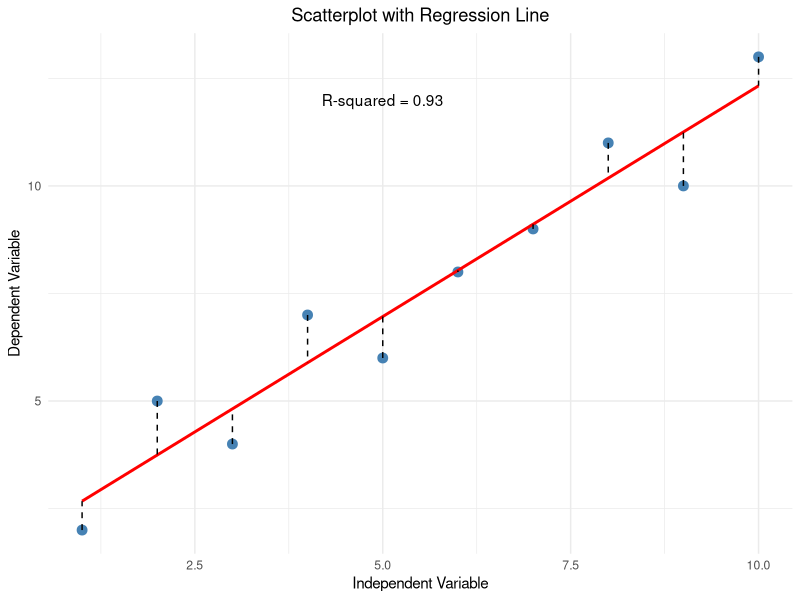
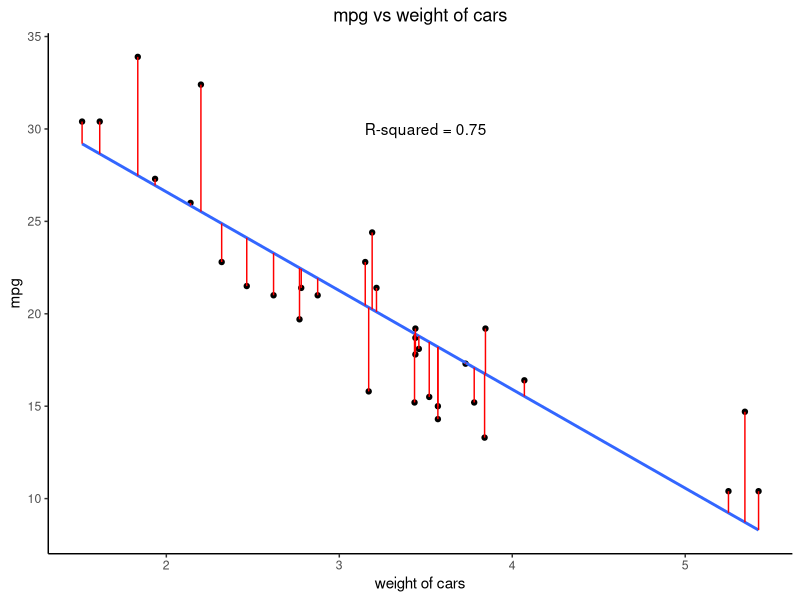

Write the R code that produced these figures, in order.
# Example code

library(ggplot2)

# Sample data (replace with your actual data)
data <- data.frame(
  x = 1:10,
  y = c(2, 5, 4, 7, 6, 8, 9, 11, 10, 13)
)

# Fit the linear model
model <- lm(y ~ x, data = data)

# Create the plot
ggplot(data, aes(x = x, y = y)) +
  geom_point(color = "steelblue", size = 3) +  # Customize point appearance
  geom_smooth(method = "lm", se = FALSE, color = "red") +  # Add regression line
  geom_segment(aes(xend = x, yend = predict(model)), color = "black", linetype = 2) +  # Add residuals
  labs(title = "Scatterplot with Regression Line",
     x = "Independent Variable", y = "Dependent Variable") +
  theme_minimal() +  # Choose a suitable theme
  theme(plot.title = element_text(hjust = 0.5)) +
  annotate("text", x = 5, y = 12, label = paste("R-squared =", round(summary(model)$r.squared, 2)))  # Add R-squared




# Try with mtcars data set
View(mtcars)
# Load necessary libraries
library(ggplot2)

# Create data frame with x and y values
data <- data.frame(
  x = mtcars$wt,  # Replace with actual x-values
  y = mtcars$mpg   # Replace with actual y-values
)
View(data)

# Calculate regression line coefficients (if not provided)
model <- lm(y ~ x, data = data)
summary(model)

# Create plot
ggplot(data, aes(x = x, y = y)) +
  geom_point() +  # Add data points
  geom_smooth(method = lm, se = F) +
  geom_segment(aes(xend = x, yend = predict(model)), color = "red") +  # Add residuals
  labs(x = "weight of cars", y = "mpg", title = "mpg vs weight of cars") +
  theme_classic() +
  theme(plot.title = element_text(hjust = 0.5)) +
  annotate("text", x = 3.5, y = 30, label = paste("R-squared =", round(summary(model)$r.squared, 2)))  # Add R-squared
